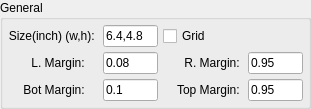
              <widget class="QGroupBox" name="groupBox_general">
               <property name="title">
                <string>General</string>
               </property>
               <layout class="QGridLayout" name="gridLayout_5">
                <property name="leftMargin">
                 <number>5</number>
                </property>
                <property name="topMargin">
                 <number>5</number>
                </property>
                <property name="rightMargin">
                 <number>5</number>
                </property>
                <property name="bottomMargin">
                 <number>5</number>
                </property>
                <property name="spacing">
                 <number>5</number>
                </property>
                <item row="2" column="3">
                 <widget class="QLineEdit" name="entry_margin_r">
                  <property name="sizePolicy">
                   <sizepolicy hsizetype="Fixed" vsizetype="Fixed">
                    <horstretch>0</horstretch>
                    <verstretch>0</verstretch>
                   </sizepolicy>
                  </property>
                  <property name="minimumSize">
                   <size>
                    <width>55</width>
                    <height>0</height>
                   </size>
                  </property>
                  <property name="maximumSize">
                   <size>
                    <width>55</width>
                    <height>16777215</height>
                   </size>
                  </property>
                  <property name="text">
                   <string>0.95</string>
                  </property>
                 </widget>
                </item>
                <item row="3" column="0">
                 <widget class="QLabel" name="label_12">
                  <property name="sizePolicy">
                   <sizepolicy hsizetype="Fixed" vsizetype="Preferred">
                    <horstretch>0</horstretch>
                    <verstretch>0</verstretch>
                   </sizepolicy>
                  </property>
                  <property name="minimumSize">
                   <size>
                    <width>80</width>
                    <height>0</height>
                   </size>
                  </property>
                  <property name="text">
                   <string>Bot Margin: </string>
                  </property>
                  <property name="alignment">
                   <set>Qt::AlignRight|Qt::AlignTrailing|Qt::AlignVCenter</set>
                  </property>
                 </widget>
                </item>
                <item row="2" column="2">
                 <widget class="QLabel" name="label_11">
                  <property name="sizePolicy">
                   <sizepolicy hsizetype="Fixed" vsizetype="Preferred">
                    <horstretch>0</horstretch>
                    <verstretch>0</verstretch>
                   </sizepolicy>
                  </property>
                  <property name="minimumSize">
                   <size>
                    <width>80</width>
                    <height>0</height>
                   </size>
                  </property>
                  <property name="text">
                   <string>R. Margin: </string>
                  </property>
                  <property name="alignment">
                   <set>Qt::AlignRight|Qt::AlignTrailing|Qt::AlignVCenter</set>
                  </property>
                 </widget>
                </item>
                <item row="2" column="0">
                 <widget class="QLabel" name="label_10">
                  <property name="sizePolicy">
                   <sizepolicy hsizetype="Fixed" vsizetype="Preferred">
                    <horstretch>0</horstretch>
                    <verstretch>0</verstretch>
                   </sizepolicy>
                  </property>
                  <property name="minimumSize">
                   <size>
                    <width>80</width>
                    <height>0</height>
                   </size>
                  </property>
                  <property name="text">
                   <string>L. Margin: </string>
                  </property>
                  <property name="alignment">
                   <set>Qt::AlignRight|Qt::AlignTrailing|Qt::AlignVCenter</set>
                  </property>
                 </widget>
                </item>
                <item row="2" column="1">
                 <widget class="QLineEdit" name="entry_margin_l">
                  <property name="sizePolicy">
                   <sizepolicy hsizetype="Fixed" vsizetype="Fixed">
                    <horstretch>0</horstretch>
                    <verstretch>0</verstretch>
                   </sizepolicy>
                  </property>
                  <property name="minimumSize">
                   <size>
                    <width>55</width>
                    <height>0</height>
                   </size>
                  </property>
                  <property name="maximumSize">
                   <size>
                    <width>55</width>
                    <height>16777215</height>
                   </size>
                  </property>
                  <property name="text">
                   <string>0.08</string>
                  </property>
                 </widget>
                </item>
                <item row="0" column="0">
                 <widget class="QLabel" name="label_9">
                  <property name="sizePolicy">
                   <sizepolicy hsizetype="Fixed" vsizetype="Preferred">
                    <horstretch>0</horstretch>
                    <verstretch>0</verstretch>
                   </sizepolicy>
                  </property>
                  <property name="minimumSize">
                   <size>
                    <width>80</width>
                    <height>0</height>
                   </size>
                  </property>
                  <property name="text">
                   <string>Size(inch) (w,h): </string>
                  </property>
                  <property name="alignment">
                   <set>Qt::AlignRight|Qt::AlignTrailing|Qt::AlignVCenter</set>
                  </property>
                 </widget>
                </item>
                <item row="0" column="1">
                 <widget class="QLineEdit" name="entry_ratio">
                  <property name="sizePolicy">
                   <sizepolicy hsizetype="Fixed" vsizetype="Fixed">
                    <horstretch>0</horstretch>
                    <verstretch>0</verstretch>
                   </sizepolicy>
                  </property>
                  <property name="minimumSize">
                   <size>
                    <width>55</width>
                    <height>0</height>
                   </size>
                  </property>
                  <property name="maximumSize">
                   <size>
                    <width>55</width>
                    <height>16777215</height>
                   </size>
                  </property>
                  <property name="text">
                   <string>6.4,4.8</string>
                  </property>
                 </widget>
                </item>
                <item row="3" column="3">
                 <widget class="QLineEdit" name="entry_margin_t">
                  <property name="sizePolicy">
                   <sizepolicy hsizetype="Fixed" vsizetype="Fixed">
                    <horstretch>0</horstretch>
                    <verstretch>0</verstretch>
                   </sizepolicy>
                  </property>
                  <property name="minimumSize">
                   <size>
                    <width>55</width>
                    <height>0</height>
                   </size>
                  </property>
                  <property name="maximumSize">
                   <size>
                    <width>55</width>
                    <height>16777215</height>
                   </size>
                  </property>
                  <property name="text">
                   <string>0.95</string>
                  </property>
                 </widget>
                </item>
                <item row="3" column="1">
                 <widget class="QLineEdit" name="entry_margin_b">
                  <property name="sizePolicy">
                   <sizepolicy hsizetype="Fixed" vsizetype="Fixed">
                    <horstretch>0</horstretch>
                    <verstretch>0</verstretch>
                   </sizepolicy>
                  </property>
                  <property name="minimumSize">
                   <size>
                    <width>55</width>
                    <height>0</height>
                   </size>
                  </property>
                  <property name="maximumSize">
                   <size>
                    <width>55</width>
                    <height>16777215</height>
                   </size>
                  </property>
                  <property name="text">
                   <string>0.1</string>
                  </property>
                 </widget>
                </item>
                <item row="3" column="2">
                 <widget class="QLabel" name="label_13">
                  <property name="sizePolicy">
                   <sizepolicy hsizetype="Fixed" vsizetype="Preferred">
                    <horstretch>0</horstretch>
                    <verstretch>0</verstretch>
                   </sizepolicy>
                  </property>
                  <property name="minimumSize">
                   <size>
                    <width>80</width>
                    <height>0</height>
                   </size>
                  </property>
                  <property name="text">
                   <string>Top Margin: </string>
                  </property>
                  <property name="alignment">
                   <set>Qt::AlignRight|Qt::AlignTrailing|Qt::AlignVCenter</set>
                  </property>
                 </widget>
                </item>
                <item row="0" column="2">
                 <widget class="QCheckBox" name="check_grid">
                  <property name="text">
                   <string>Grid</string>
                  </property>
                 </widget>
                </item>
               </layout>
              </widget>
